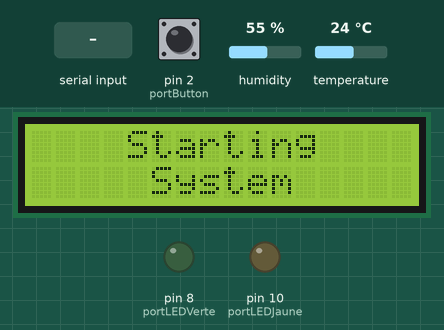
Recording of a sketch running on a simulated Arduino Uno, built with avr-gcc and run on an emulated ATmega328P. On the bench: 16×2 character LCD, output pins drawn as LEDs (lit = HIGH). The test bench sets the inputs (shaded band); at power-on: pin 2 (portButton) LOW, humidity 55 %, temperature 24 °C. What the sketch prints to the serial monitor is not drawn.

Above: at 0.4 s.
At 3.0 s:
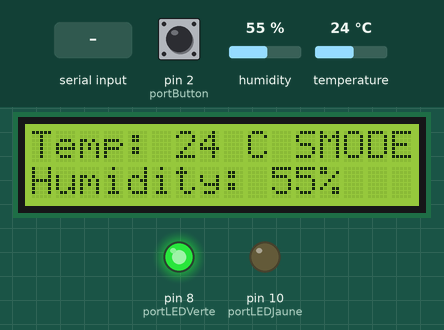
3.1 s: pin 2 (portButton) pulled HIGH for 2.35 s
At 4.9 s:
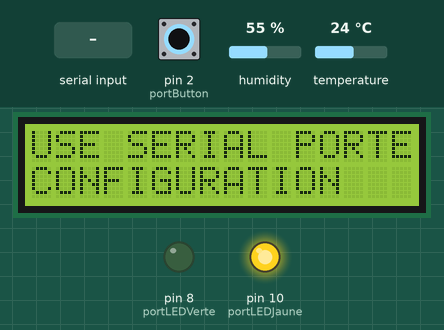
6.9 s: "90,45\n" received over Serial
At 9.6 s:
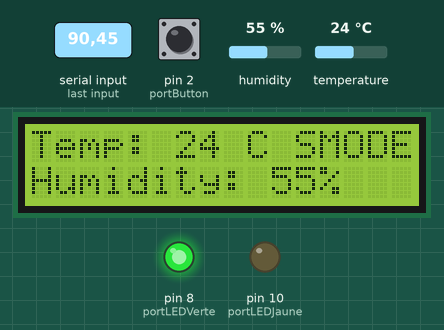
Timing chart, 0 to 11.1 s (numbered marks = the images above; inputs shaded):
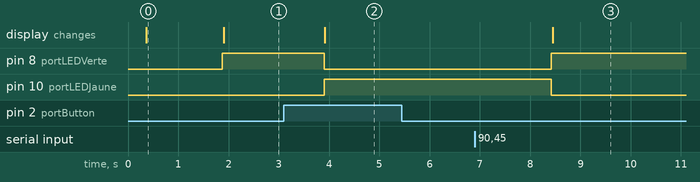

Measured:
- after the input at 3.1 s, pin 8 (portLEDVerte): HIGH → LOW after 0.81 s; pin 10 (portLEDJaune): LOW → HIGH after 0.81 s; the display: changes after 0.81 s (image 2)
- after the input at 6.9 s, pin 8 (portLEDVerte): LOW → HIGH after 1.5 s; pin 10 (portLEDJaune): HIGH → LOW after 1.5 s; the display: changes after 1.5 s (image 3)
- what the display in image 0 shows lasts 1.5 s, from 0.4 s to 1.9 s

The sketch:

stationMeteoMaison.ino
```cpp
#include <LiquidCrystal.h>
#include <DHT.h>

bool modeStandardCheck = true;        //Variable permettant d'identifier le mode en cours (1 correspond au mode standard et le 2 au mode configuration)

const static int portLEDVerte = 8;      //Port de la LED verte
const static int portLEDJaune = 10;     //Port de la LED jaune
const static int portCapteurDHT = 7;    //Port du capteur de température et d'humidité
const static int portButton = 2;      //Port du bouton qui permet de changer de mode

int timeDelayLCD = 250;             //Delay de rafraichissement du LCD

int intervalleMesure = 1000;        //Delay d'intervalle entre deux mesures

String modeText;              //Variable de texte qui permet à l'utilisateur de savoir quel mode est en court d'utilisation

LiquidCrystal lcd(12, 11, 6, 5, 4, 3);    //Déclaration de l'objet LiquidCrystal correspond à notre écran LCD

#define DHTTYPE DHT11           //On définit quel type de capteur est utilisé

DHT dht(portCapteurDHT, DHTTYPE);     //Déclaration de l'objet de type DHT correspondant à notre capteur de température et d'humidité

//*******************************************************************
//* Nom :         ON                                                *
//* Paramètre :   Port                                              *
//* Utilité :     Allumer une LED                                   *
//* Retour :      Aucun                                             *
//*                                                                 *
//*******************************************************************

void ON(int port)
{
  digitalWrite(port, 1);
}

//*******************************************************************
//* Nom :         OFF                                               *
//* Paramètre :   Port                                              *
//* Utilité :     Eteindre une LED                                  *
//* Retour :      Aucun                                             *
//*                                                                 *
//*******************************************************************

void OFF(int port)
{
  digitalWrite(port, 0);
}

//*******************************************************************
//* Nom :         modeStandard                                      *
//* Paramètre :   Aucun                                             *
//* Utilité :     mode de fonctionnement normal                     *
//* Retour :      Aucun                                             *
//*                                                                 *
//*******************************************************************

void modeStandard()
{
  OFF(portLEDJaune);
  ON(portLEDVerte);

  modeText = "SMODE";
  getData();
}

//*******************************************************************
//* Nom :         modeConfiguration                                 *
//* Paramètre :   Aucun                                             *
//* Utilité :     mode de configuration des paramètres              *
//* Retour :      Aucun                                             *
//*                                                                 *
//*******************************************************************

void modeConfiguration()
{
  OFF(portLEDVerte);
  ON(portLEDJaune);

  modeText = "CONFIGURATION";

  affichageLCD(0,0,"USE SERIAL PORT");
  affichageLCD(0,1,modeText);

  Serial.println(F("Mode configuration !"));
  Serial.println(F("Changement du temps d'intervalle entre deux mesures : "));

  int newIntervalle;
  String reponse;

  while (Serial.available() == 0){}     //Tant qu'aucune réponse n'est rentrée on ne continue pas le programme
  reponse = Serial.readString();
  newIntervalle = reponse.toInt();

  Serial.print(F("Le temps que vous venez de mettre est "));
  Serial.print(newIntervalle);
  Serial.println(F(" secondes."));

  intervalleMesure = newIntervalle * 1000;

  Serial.print(F("Retour en mode Standard !"));

  delay(500);

  modeStandardCheck = true;
}

//*******************************************************************
//* Nom :         getData                                           *
//* Paramètre :   Aucun                                             *
//* Utilité :     Obtenir des données                               *
//* Retour :      Aucun                                             *
//*                                                                 *
//*******************************************************************

void getData()
{
  String dataString1;
  String dataString2;

  dataString1 = "Temp: ";
  dataString1 += String((int)dht.readTemperature()) + " C ";
  dataString1 += modeText;

  dataString2 = "Humidity: ";
  dataString2 += String((int)dht.readHumidity()) + "%";

  affichageLCD(0,0,dataString1);
  affichageLCD(0,1,dataString2);

  delay(intervalleMesure);
}

//*******************************************************************
//* Nom :         interruptButton                                   *
//* Paramètre :   Aucun                                             *
//* Utilité :     Interrompre le programme                          *
//* Retour :      Aucun                                             *
//*                                                                 *
//*******************************************************************

void interruptionButton()
{
  if (digitalRead(portButton) == 1)
    {
      modeStandardCheck = !modeStandardCheck;
    }
}

//*******************************************************************
//* Nom :         initInterrupt                                     *
//* Paramètre :   Aucun                                             *
//* Utilité :     Déclrarer l'interruption                          *
//* Retour :      Aucun                                             *
//*                                                                 *
//*******************************************************************

void initInterrupt()
{
  attachInterrupt(digitalPinToInterrupt(portButton), interruptionButton, CHANGE);
}

//*******************************************************************
//* Nom :         initialisation                                    *
//* Paramètre :   Aucun                                             *
//* Utilité :     Initialisation de l'Arduino                       *
//* Retour :      Aucun                                             *
//*                                                                 *
//*******************************************************************

void initialisation()
{
  Serial.begin(9600);           //Initialisation de la fréquence de l'Arduino à 9600 bauds

  initInterrupt();

  ON(portLEDVerte);
  ON(portLEDJaune);
  delay(100);

  OFF(portLEDVerte);
  OFF(portLEDJaune);
  delay(100);

  ON(portLEDVerte);
  ON(portLEDJaune);
  delay(100);

  OFF(portLEDVerte);
  OFF(portLEDJaune);

  pinMode(portLEDVerte, OUTPUT);        //Déclaration de la LED Verte en tant que sortie
  pinMode(portLEDJaune, OUTPUT);      //Déclaration de la LED Jaune en tant que sortie
  pinMode(portButton, INPUT);       //Déclaration du bouton en tant qu'entrée

  lcd.begin(16,2);                  //Configuration du nombre de colonnes et de lignes sur l'écran LCD

  affichageLCD(4,0,"Starting");
  affichageLCD(5,1,"System");

  dht.begin();              //Lancement du capteur

  delay(1500);

  resetLCD();
}

//*******************************************************************
//* Nom :         affichageLCD                                      *
//* Paramètre :   colone, ligne, texteToDisp                        *
//* Utilité :     Afficher du texte sur l'écran LCD                 *
//* Retour :      Aucun                                             *
//*                                                                 *
//*******************************************************************

void affichageLCD(int colonne, int ligne, String texteToDisp)
{
  lcd.setCursor(colonne, ligne);        //Positionnement du texte à afficher
  lcd.print(texteToDisp);             //Affichage du texte
}

//*******************************************************************
//* Nom :         resetLCD                                          *
//* Paramètre :   Aucun                                             *
//* Utilité :     Nettoyer l'écran                                  *
//* Retour :      Aucun                                             *
//*                                                                 *
//*******************************************************************

void resetLCD()
{
  for (int y = 0; y < 2; y++)
  {
    for (int x = 0; x < 16; x++)
    {
      affichageLCD(x,y," ");
    }
  }
}

void setup()
{
  initialisation();
}

void loop()
{
  if (modeStandardCheck)
    modeStandard();
  else
    modeConfiguration();
}
```
